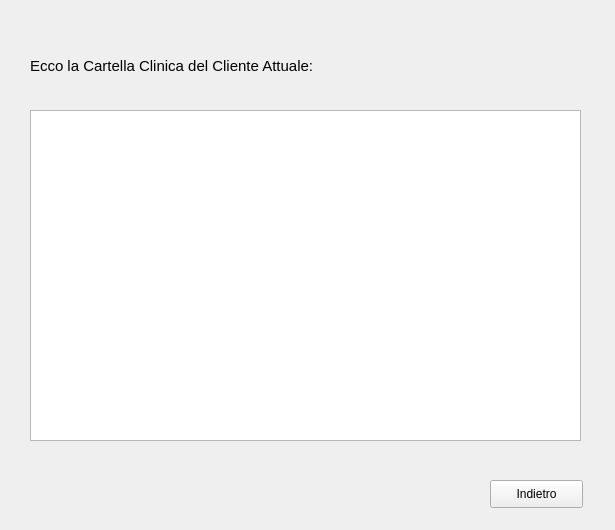
<?xml version="1.0" encoding="UTF-8"?>
<ui version="4.0">
 <class>Form</class>
 <widget class="QWidget" name="Form">
  <property name="geometry">
   <rect>
    <x>0</x>
    <y>0</y>
    <width>615</width>
    <height>530</height>
   </rect>
  </property>
  <property name="windowTitle">
   <string>Visualizza Cartella Clinica</string>
  </property>
  <widget class="QLabel" name="label">
   <property name="geometry">
    <rect>
     <x>30</x>
     <y>50</y>
     <width>501</width>
     <height>31</height>
    </rect>
   </property>
   <property name="font">
    <font>
     <pointsize>11</pointsize>
    </font>
   </property>
   <property name="text">
    <string>Ecco la Cartella Clinica del Cliente Attuale:</string>
   </property>
  </widget>
  <widget class="QTextBrowser" name="textBrowser">
   <property name="geometry">
    <rect>
     <x>30</x>
     <y>110</y>
     <width>551</width>
     <height>331</height>
    </rect>
   </property>
  </widget>
  <widget class="QPushButton" name="pushButton">
   <property name="geometry">
    <rect>
     <x>490</x>
     <y>480</y>
     <width>93</width>
     <height>28</height>
    </rect>
   </property>
   <property name="text">
    <string>Indietro</string>
   </property>
  </widget>
 </widget>
 <resources/>
 <connections/>
</ui>
